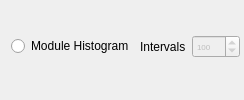
                   <widget class="QWidget" name="tab_7">
                    <attribute name="title">
                     <string>LINEAR GRAPHICS</string>
                    </attribute>
                    <layout class="QHBoxLayout" name="horizontalLayout_16">
                     <property name="topMargin">
                      <number>4</number>
                     </property>
                     <property name="rightMargin">
                      <number>4</number>
                     </property>
                     <item>
                      <widget class="QRadioButton" name="mod_hist_c">
                       <property name="text">
                        <string>Module Histogram</string>
                       </property>
                      </widget>
                     </item>
                     <item>
                      <widget class="QLabel" name="label_33">
                       <property name="text">
                        <string>Intervals</string>
                       </property>
                      </widget>
                     </item>
                     <item>
                      <widget class="QSpinBox" name="clas_mod">
                       <property name="enabled">
                        <bool>false</bool>
                       </property>
                       <property name="font">
                        <font>
                         <pointsize>6</pointsize>
                        </font>
                       </property>
                       <property name="minimum">
                        <number>1</number>
                       </property>
                       <property name="maximum">
                        <number>10000</number>
                       </property>
                       <property name="value">
                        <number>100</number>
                       </property>
                      </widget>
                     </item>
                    </layout>
                   </widget>
